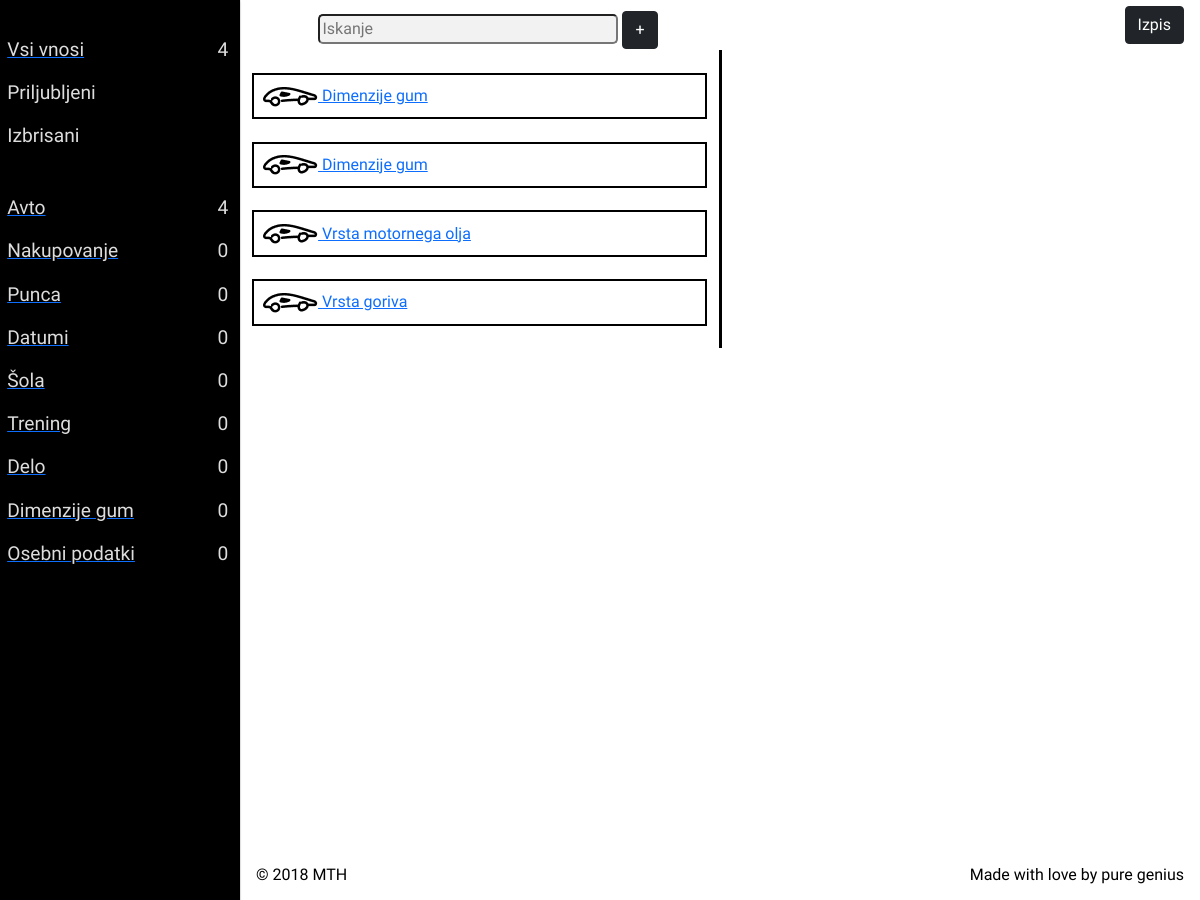
Before: /index (signed in) with the older database file.
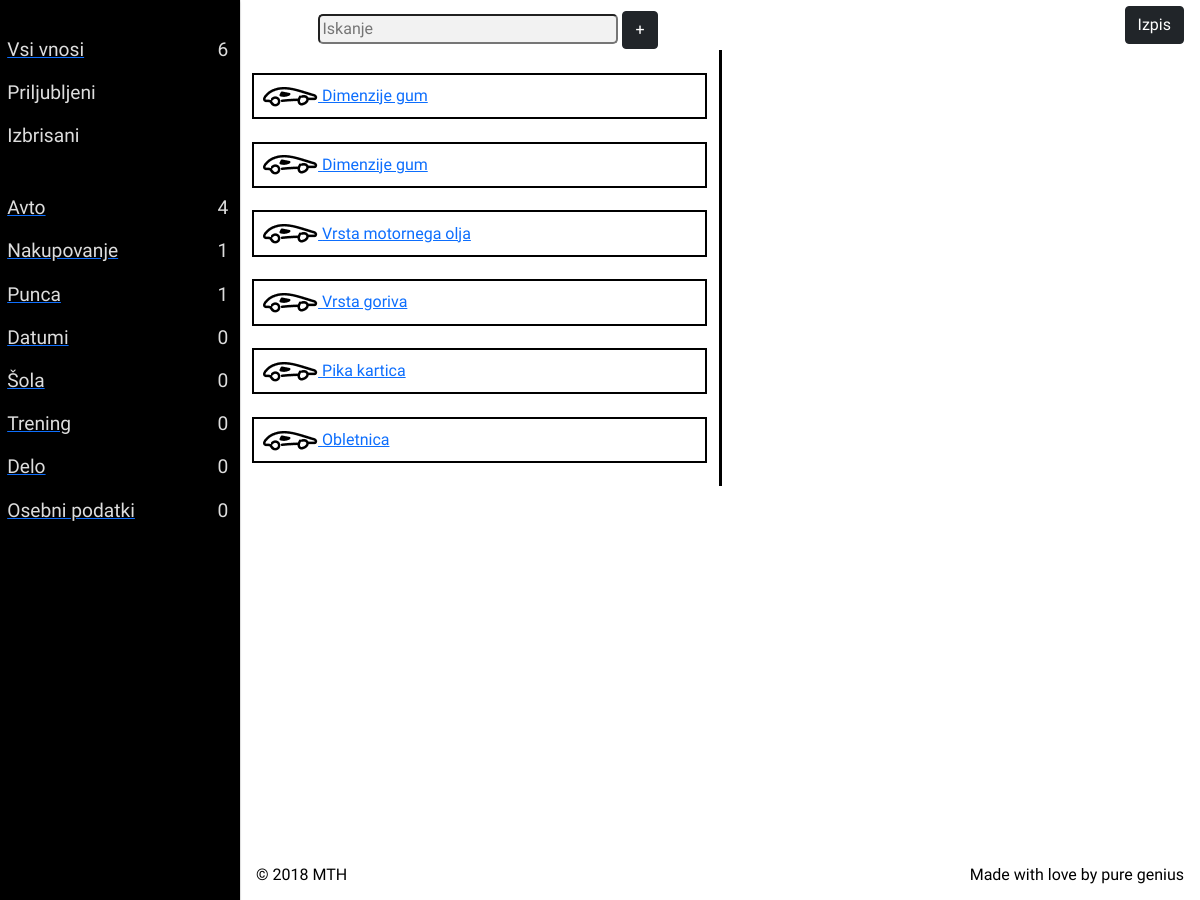
After: the same page with the newer database file.
### app/models.py (models this page shows, shortened)
class Kategorije(db.Model):
    id_kategorije = db.Column(db.INTEGER, primary_key=True, autoincrement=True, nullable=False)
    ime_kategorije = db.Column(db.String(50), index=True)
    id_uporabnika = db.Column(db.INTEGER, db.ForeignKey('uporabniki.id'))
    vrednosti = db.relationship('Vrednosti', backref='kategorija')

class Vrednosti(db.Model):
    id_vrednosti = db.Column(db.INTEGER, primary_key=True, autoincrement=True, nullable=False)
    naziv = db.Column(db.String(50), index=True)
    vrednost = db.Column(db.String(50), index=True)
    priljubljeno = db.Column(db.Boolean, index=True)
    id_kategorije = db.Column(db.INTEGER, db.ForeignKey('kategorije.id_kategorije'))

### app/routes.py (the view)
@app.route('/')
@app.route('/index', methods=['GET', 'POST'])
@login_required
def index():
    uporabnik = Uporabniki.query.filter_by(uporabnisko_ime=current_user.uporabnisko_ime).first()
    kategorije_all = Kategorije.query.filter_by(id_uporabnika=uporabnik.id).all()
    kategorije_id = []
    vrednosti = []
    kategorije_count = []
    id = 'index'
    vrednosti_count = 0
    for kategorija in kategorije_all:
        kategorije_id.append(kategorija.id_kategorije)
        kategorije_count.append(Vrednosti.query.filter_by(id_kategorije=kategorija.id_kategorije).count())
    for vrednost in kategorije_id:
        if id == 'index':
            temp_vrednost = Vrednosti.query.filter_by(id_kategorije=vrednost).all()
        else:
            temp_vrednost = Vrednosti.query.all()
        if temp_vrednost:
            vrednosti = vrednosti + list(temp_vrednost)
            vrednosti_count = len(vrednosti)
    form = InputVrednostForm()
    if form.validate_on_submit():
        nova_vrednost = Vrednosti(naziv=form.naziv.data, vrednost=form.vrednost.data,
                                  id_kategorije=form.kategorija.data.id_kategorije)
        db.session.add(nova_vrednost)
        db.session.commit()
        return redirect(url_for('index'))
    return render_template('index.html', title='Domov', form=form, kategorije=kategorije_all,
                           vrednosti=vrednosti, kategorije_count=kategorije_count, kategorije_len=len(kategorije_count),
                           vrednosti_count=vrednosti_count)

### app/forms.py
class InputVrednostForm(FlaskForm):
    naziv = StringField('Naslov vrednosti', validators=[DataRequired()])
    vrednost = StringField('Vrednost', validators=[DataRequired()])
    kategorija = QuerySelectField('Kategorija', query_factory=kategorije_query,
                                  allow_blank=True, get_label='ime_kategorije')
    submit = SubmitField('Vnesi')

### app/models.py (called while the page is built)
@login.user_loader
def load_user(user_id):
    return Uporabniki.query.get(user_id)

def kategorije_query():
    uporabnik = Uporabniki.query.filter_by(uporabnisko_ime=current_user.uporabnisko_ime).first()
    return Kategorije.query.filter_by(id_uporabnika=uporabnik.id)

### app/templates/index.html (shortened to what this page needs)
{% extends "base.html" %}
{% block content %}
    <div class="container" >
        <div class="row justify-content-start">
            <div class="col" id="containerLeft">
                {% for vrednost in vrednosti %}
                    <a href="{{ url_for('vrednost', id2=vrednost.id_vrednosti) }}">
                        <div class="vrednost">
                            <img src="{{ url_for('static', filename='icons/black/car.png') }}" width="55" height="20" alt="ikona">
                            {{ vrednost.naziv }}
                        </div>
                    </a>
                {% endfor %}
            </div>
            <div class="col" id="containerRight">
            </div>
        </div>
    </div>
{% endblock %}

### app/templates/base.html (shortened to what this page needs)
<!DOCTYPE html>
<html lang="sl">
	<head>
		<link href="https://cdn.jsdelivr.net/npm/bootstrap@5.0.0-beta2/dist/css/bootstrap.min.css" rel="stylesheet"
>
		<link rel="stylesheet" href="{{ url_for('static',filename='base.css') }}">
	</head>
	<body>
		 <div class="grid-container">
		   	<div class="menu-icon">
		  	</div>
		  	<header class="header">
				<div class="search-field">
					<input class="header__search" type="text" placeholder="Iskanje" onkeyup="searchValues()">
					<a id="addValueBtn" class="btn btn-dark" onclick="addValue()">+</a>
				</div>
				<div class="header__buttons">
					<a class="btn btn-dark" href="{{ url_for('logout') }}">Izpis</a>
				</div>
		  	</header>
		  	<aside class="sidenav">
				<ul class="sidenav__list">
			  		<a href="{{ url_for('index') }}"><li class="sidenav__list-item">Vsi vnosi<span class="align_right">{{ vrednosti_count }}</span></li></a>
					<li class="sidenav__list-item">Priljubljeni </li>
					<li class="sidenav__list-item">Izbrisani</li>
				</ul>
				<ul class="sidenav__list">
					{% for i in kategorije %}
						{% set kategorija = kategorije[loop.index-1] %}
						{% set kategorije_count = kategorije_count[loop.index-1] %}
						<a href="{{ url_for('kategorija', id=kategorija.id_kategorije, id2=i.id_vrednosti) }}"><li class="sidenav__list-item" >
							{{ kategorija.ime_kategorije }}
							<span class="align_right">{{ kategorije_count }}</span>
						</li></a>
					{% endfor %}
				</ul>
		  	</aside>
			 <main class="main">
				 {% block content %}{% endblock %}
		  	</main>
		  	<footer class="footer">
				<div class="footer__copyright">&copy; 2018 MTH</div>
				<div class="footer__signature">Made with love by pure genius</div>
		  	</footer>
		 </div>
	</body>
</html>

### app/static/base.css (style rules this page uses)
body { margin: 0; padding: 0; color: rgba(0, 0, 0, 1); font-family: 'Montserrat', sans-serif; box-sizing: border-box; }
.grid-container { display: grid; grid-template-columns: 1fr; grid-template-rows: 50px 1fr 50px; grid-template-areas: 'header' 'main' 'footer'; height: 100vh; }
.menu-icon { position: fixed; display: flex; top: 5px; left: 10px; align-items: center; justify-content: center; background-color: #DADAE3; border-radius: 50%; z-index: 1; cursor: pointer; padding: 12px; }
.header { grid-area: header; display: flex; align-items: center; justify-content: space-between; padding: 0 16px; }
.search-field { width: 50%; text-align: center; padding: 2%; margin-top: 1% }
.header__search { background-color: rgba(242, 242, 242, 1); width: 300px; border-radius: 5px }
aside { grid-area: sidenav; display: flex; flex-direction: column; position: relative; height: 100%; width: 100%; transform: translateX(-245px); transition: all .6s ease-in-out; box-shadow: 0 2px 2px 0 rgba(0, 0, 0, 0.16), 0 0 0 1px rgba(0, 0, 0, 0.08); z-index: 1; background-color: #000000; }
.sidenav__list { padding: 0; margin-bottom: 0%; font-size: 1.2em; list-style-type: none; }
.sidenav__list:before { content: attr(aria-label); font-size: 0.8em; margin-left: 5%; color: #888 }
.sidenav__list-item { padding: 3%; text-align: left; color: #ddd; }
.align_right { float: right; margin-right: 2%; }
.main { background-color: rgba(255, 255, 255, 1); width: 100%; height: 100vh }
#containerLeft { border-right: 3px solid rgba(0, 0, 0, 1); }
.vrednost { padding: 2%; margin: 5% auto; border: 2px solid rgba(0, 0, 0, 1); }
.footer { grid-area: footer; display: flex; align-items: center; justify-content: space-between; padding: 0 16px; background-color: rgba(255, 255, 255, 1); }
@media only screen and (min-width: 46.875em) { .grid-container { grid-template-columns: 240px 1fr; grid-template-areas: "sidenav header" "sidenav main" "sidenav footer"; } }
@media only screen and (min-width: 46.875em) { .header__search { margin-left: 0; } }
@media only screen and (min-width: 46.875em) { .sidenav { position: relative; transform: translateX(0); } }

Changed rows visible on the page:
removed Kategorije: ime_kategorije "Dimenzije gum", kategorije_count "0"
computed for Kategorije "Nakupovanje": id_uporabnika "0" → "1"
computed for Kategorije "Punca": id_uporabnika "0" → "1"
added Vrednosti: naziv "Pika kartica"
added Vrednosti: naziv "Obletnica"
Other visible differences:
{{ vrednosti_count }}: "4" → "6"
